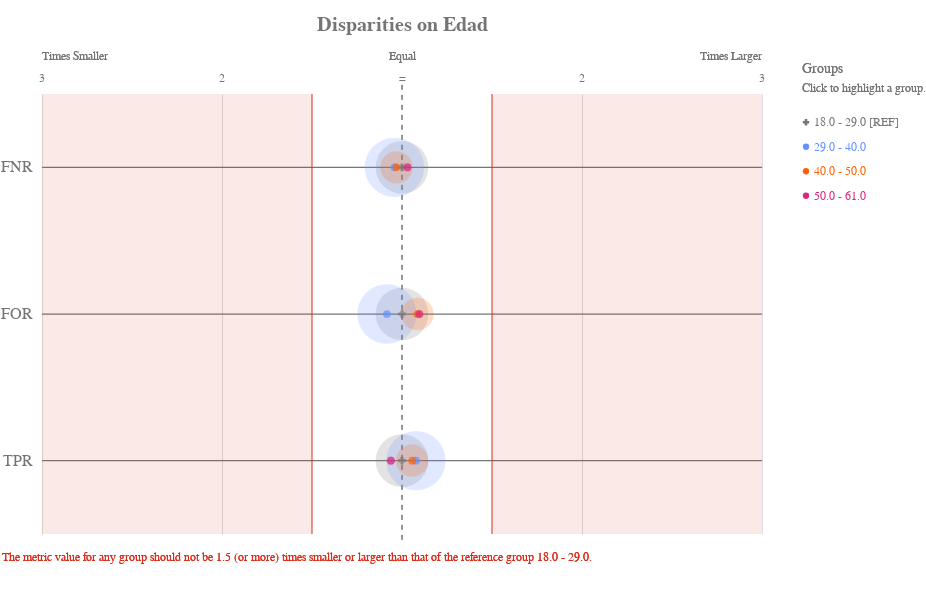

The cell this chart's notebook holds for it:
### Code cell
ap.disparity(grupo_definido, metrics, 'edad', fairness_threshold = disparity_tolerance)

### Figure 1 — Vega-Lite specification as saved in the notebook (floating-point values rounded to 4 significant figures)
{"config": {"view": {"continuousWidth": 400, "continuousHeight": 300, "strokeWidth": 0}, "axisLeft": {"labelColor": "rgb(117,117,117)", "labelFont": "Arial", "labelFontSize": 16}, "title": {"align": "center", "baseline": "middle", "color": "rgb(117,117,117)", "font": "Arial", "fontSize": 20, "fontWeight": "bold"}}, "layer": [{"data": {"name": "data-f13954335fe7cb3d572699dbbbe0ffdc"}, "mark": {"type": "rule", "stroke": "rgb(117,117,117)", "strokeWidth": 1.25, "tooltip": ""}, "encoding": {"x": {"type": "quantitative", "field": "x", "scale": {"domain": [-2, 2], "range": [40.0, 760.0]}}, "x2": {"field": "x2"}, "y": {"type": "nominal", "axis": {"domain": false, "labelAngle": 0, "labelPadding": -30, "orient": "left", "ticks": false, "title": ""}, "field": "metric", "scale": {"domain": ["FNR", "FOR", "TPR"], "range": [55.0, 495.0]}}}}, {"data": {"name": "data-79dd248bdaa0ea02c535240e8ad022c8"}, "mark": {"type": "rule", "stroke": "rgb(117,117,117)", "strokeDash": [5, 5], "strokeWidth": 1}, "encoding": {"tooltip": {"value": "18.0 - 29.0 [REF]"}, "x": {"value": 400.0}, "y": {"value": 45.83}, "y2": {"value": 504.2}}}, {"data": {"name": "data-c233327f4cd9b4c2df31bf8015c83e4a"}, "mark": {"type": "text", "align": "center", "color": "rgb(117,117,117)", "font": "Arial", "fontSize": 12, "fontWeight": "normal", "tooltip": ""}, "encoding": {"text": {"type": "nominal", "field": "label"}, "x": {"type": "quantitative", "field": "value", "scale": {"domain": [-2, 2], "range": [40.0, 760.0]}}, "y": {"value": 38.5}}}, {"layer": [{"mark": {"type": "text", "align": "left", "fill": "rgb(117,117,117)", "font": "Arial", "fontSize": 12, "fontWeight": "normal", "tooltip": ""}, "encoding": {"text": {"value": "Times Smaller"}, "x": {"value": 40.0}, "y": {"value": 16.5}}}, {"mark": {"type": "text", "align": "right", "fill": "rgb(117,117,117)", "font": "Arial", "fontSize": 12, "fontWeight": "normal", "tooltip": ""}, "encoding": {"text": {"value": "Times Larger"}, "x": {"value": 760.0}, "y": {"value": 16.5}}}, {"mark": {"type": "text", "align": "center", "fill": "rgb(117,117,117)", "font": "Arial", "fontSize": 12, "fontWeight": "normal", "tooltip": ""}, "encoding": {"text": {"value": "Equal"}, "x": {"value": 400.0}, "y": {"value": 16.5}}}], "data": {"name": "data-79dd248bdaa0ea02c535240e8ad022c8"}}, {"layer": [{"mark": {"type": "rule", "opacity": 0.8, "stroke": "rgb(217, 46, 28)", "strokeWidth": 1.25, "tooltip": ""}, "encoding": {"x": {"type": "quantitative", "field": "min", "scale": {"domain": [-2, 2], "range": [40.0, 760.0]}}, "y": {"value": 55.0}, "y2": {"value": 495.0}}}, {"mark": {"type": "rule", "opacity": 0.8, "stroke": "rgb(217, 46, 28)", "strokeWidth": 1.25, "tooltip": ""}, "encoding": {"x": {"type": "quantitative", "field": "max", "scale": {"domain": [-2, 2], "range": [40.0, 760.0]}}, "y": {"value": 55.0}, "y2": {"value": 495.0}}}, {"layer": [{"mark": {"type": "rect", "fill": "rgb(217, 46, 28)", "opacity": 0.1, "tooltip": ""}, "encoding": {"x": {"type": "quantitative", "field": "min", "scale": {"domain": [-2, 2], "range": [40.0, 760.0]}}, "x2": {"field": "lower_end"}, "y": {"value": 55.0}, "y2": {"value": 495.0}}}, {"mark": {"type": "rect", "fill": "rgb(217, 46, 28)", "opacity": 0.1, "tooltip": ""}, "encoding": {"x": {"type": "quantitative", "field": "max", "scale": {"domain": [-2, 2], "range": [40.0, 760.0]}}, "x2": {"field": "upper_end"}, "y": {"value": 55.0}, "y2": {"value": 495.0}}}]}, {"data": {"name": "data-79dd248bdaa0ea02c535240e8ad022c8"}, "mark": {"type": "text", "align": "left", "baseline": "top", "fill": "rgb(217, 46, 28)", "font": "Arial", "fontSize": 12, "fontWeight": "normal", "tooltip": ""}, "encoding": {"text": {"value": "The metric value for any group should not be 1.5 (or more) times smaller or larger than that of the reference group 18.0 - 29.0."}, "x": {"value": 0}, "y": {"value": 513.3}}}], "data": {"name": "data-11d5890412809b582c0a6b685ba430ea"}}, {"layer": [{"mark": "circle"}, {"data": {"name": "data-4b2afb91ffead74f0e2f16fba9d7c9ae"}, "mark": {"type": "circle", "opacity": 0.2}, "encoding": {"color": {"condition": {"type": "nominal", "field": "attribute_value", "legend": null, "scale": {"domain": ["18.0 - 29.0", "29.0 - 40.0", "40.0 - 50.0", "50.0 - 61.0"], "range": ["rgb(117,117,117)", "rgb(100, 143, 255)", "rgb(254, 97, 0)", "rgb(220, 38, 127)", "rgb(255, 176, 0)", "rgb(120, 94, 240)"]}, "selection": "selector033"}, "value": "rgb(224,224,224)"}, "size": {"type": "quantitative", "field": "group_size", "legend": null, "scale": {"domain": [0, 6820.0], "range": [0, 4224.0]}}, "tooltip": [{"type": "nominal", "field": "attribute_value", "title": "Group"}, {"type": "nominal", "field": "tooltip_group_size", "title": "Group Size"}, {"type": "nominal", "field": "tooltip_disparity_explanation_fnr", "title": "Disparity"}, {"type": "quantitative", "field": "fnr", "format": ".2f", "title": "FNR"}], "x": {"type": "quantitative", "axis": {"domain": false, "labels": false, "ticks": false, "title": null, "values": [1, 2, -2, -1]}, "field": "fnr_disparity_scaled", "scale": {"domain": [-2, 2], "range": [40.0, 760.0]}}, "y": {"type": "nominal", "axis": {"domain": false, "grid": false, "labels": false, "ticks": false, "title": " "}, "field": "metric_variable", "scale": {"domain": ["FNR", "FOR", "TPR"], "range": [55.0, 495.0]}}}, "selection": {"selector035": {"type": "multi", "empty": "all", "fields": ["attribute_value"]}}, "transform": [{"calculate": "'FNR'", "as": "metric_variable"}]}, {"data": {"name": "data-4b2afb91ffead74f0e2f16fba9d7c9ae"}, "mark": {"type": "circle", "opacity": 0.2}, "encoding": {"color": {"condition": {"type": "nominal", "field": "attribute_value", "legend": null, "scale": {"domain": ["18.0 - 29.0", "29.0 - 40.0", "40.0 - 50.0", "50.0 - 61.0"], "range": ["rgb(117,117,117)", "rgb(100, 143, 255)", "rgb(254, 97, 0)", "rgb(220, 38, 127)", "rgb(255, 176, 0)", "rgb(120, 94, 240)"]}, "selection": "selector033"}, "value": "rgb(224,224,224)"}, "size": {"type": "quantitative", "field": "group_size", "legend": null, "scale": {"domain": [0, 6820.0], "range": [0, 4224.0]}}, "tooltip": [{"type": "nominal", "field": "attribute_value", "title": "Group"}, {"type": "nominal", "field": "tooltip_group_size", "title": "Group Size"}, {"type": "nominal", "field": "tooltip_disparity_explanation_for", "title": "Disparity"}, {"type": "quantitative", "field": "for", "format": ".2f", "title": "FOR"}], "x": {"type": "quantitative", "axis": {"domain": false, "labels": false, "ticks": false, "title": null, "values": [1, 2, -2, -1]}, "field": "for_disparity_scaled", "scale": {"domain": [-2, 2], "range": [40.0, 760.0]}}, "y": {"type": "nominal", "axis": {"domain": false, "grid": false, "labels": false, "ticks": false, "title": " "}, "field": "metric_variable", "scale": {"domain": ["FNR", "FOR", "TPR"], "range": [55.0, 495.0]}}}, "selection": {"selector037": {"type": "multi", "empty": "all", "fields": ["attribute_value"]}}, "transform": [{"calculate": "'FOR'", "as": "metric_variable"}]}, {"data": {"name": "data-4b2afb91ffead74f0e2f16fba9d7c9ae"}, "mark": {"type": "circle", "opacity": 0.2}, "encoding": {"color": {"condition": {"type": "nominal", "field": "attribute_value", "legend": null, "scale": {"domain": ["18.0 - 29.0", "29.0 - 40.0", "40.0 - 50.0", "50.0 - 61.0"], "range": ["rgb(117,117,117)", "rgb(100, 143, 255)", "rgb(254, 97, 0)", "rgb(220, 38, 127)", "rgb(255, 176, 0)", "rgb(120, 94, 240)"]}, "selection": "selector033"}, "value": "rgb(224,224,224)"}, "size": {"type": "quantitative", "field": "group_size", "legend": null, "scale": {"domain": [0, 6820.0], "range": [0, 4224.0]}}, "tooltip": [{"type": "nominal", "field": "attribute_value", "title": "Group"}, {"type": "nominal", "field": "tooltip_group_size", "title": "Group Size"}, {"type": "nominal", "field": "tooltip_disparity_explanation_tpr", "title": "Disparity"}, {"type": "quantitative", "field": "tpr", "format": ".2f", "title": "TPR"}], "x": {"type": "quantitative", "axis": {"domain": false, "labels": false, "ticks": false, "title": null, "values": [1, 2, -2, -1]}, "field": "tpr_disparity_scaled", "scale": {"domain": [-2, 2], "range": [40.0, 760.0]}}, "y": {"type": "nominal", "axis": {"domain": false, "grid": false, "labels": false, "ticks": false, "title": " "}, "field": "metric_variable", "scale": {"domain": ["FNR", "FOR", "TPR"], "range": [55.0, 495.0]}}}, "selection": {"selector039": {"type": "multi", "empty": "all", "fields": ["attribute_value"]}}, "transform": [{"calculate": "'TPR'", "as": "metric_variable"}]}, {"layer": [{"mark": "point"}, {"data": {"name": "data-4b2afb91ffead74f0e2f16fba9d7c9ae"}, "mark": {"type": "point", "filled": true, "size": 60}, "encoding": {"color": {"condition": {"type": "nominal", "field": "attribute_value", "legend": null, "scale": {"domain": ["18.0 - 29.0", "29.0 - 40.0", "40.0 - 50.0", "50.0 - 61.0"], "range": ["rgb(117,117,117)", "rgb(100, 143, 255)", "rgb(254, 97, 0)", "rgb(220, 38, 127)", "rgb(255, 176, 0)", "rgb(120, 94, 240)"]}, "selection": "selector033"}, "value": "rgb(224,224,224)"}, "shape": {"type": "nominal", "field": "attribute_value", "legend": null, "scale": {"domain": ["18.0 - 29.0", "29.0 - 40.0", "40.0 - 50.0", "50.0 - 61.0"], "range": ["cross", "circle", "circle", "circle"]}}, "tooltip": [{"type": "nominal", "field": "attribute_value", "title": "Group"}, {"type": "nominal", "field": "tooltip_group_size", "title": "Group Size"}, {"type": "nominal", "field": "tooltip_disparity_explanation_fnr", "title": "Disparity"}, {"type": "quantitative", "field": "fnr", "format": ".2f", "title": "FNR"}], "x": {"type": "quantitative", "axis": {"domain": false, "labels": false, "ticks": false, "title": null, "values": [1, 2, -2, -1]}, "field": "fnr_disparity_scaled", "scale": {"domain": [-2, 2], "range": [40.0, 760.0]}}, "y": {"type": "nominal", "axis": {"domain": false, "grid": false, "labels": false, "ticks": false, "title": " "}, "field": "metric_variable", "scale": {"domain": ["FNR", "FOR", "TPR"], "range": [55.0, 495.0]}}}, "selection": {"selector034": {"type": "multi", "empty": "all", "fields": ["attribute_value"]}}, "transform": [{"calculate": "'FNR'", "as": "metric_variable"}]}, {"data": {"name": "data-4b2afb91ffead74f0e2f16fba9d7c9ae"}, "mark": {"type": "point", "filled": true, "size": 60}, "encoding": {"color": {"condition": {"type": "nominal", "field": "attribute_value", "legend": null, "scale": {"domain": ["18.0 - 29.0", "29.0 - 40.0", "40.0 - 50.0", "50.0 - 61.0"], "range": ["rgb(117,117,117)", "rgb(100, 143, 255)", "rgb(254, 97, 0)", "rgb(220, 38, 127)", "rgb(255, 176, 0)", "rgb(120, 94, 240)"]}, "selection": "selector033"}, "value": "rgb(224,224,224)"}, "shape": {"type": "nominal", "field": "attribute_value", "legend": null, "scale": {"domain": ["18.0 - 29.0", "29.0 - 40.0", "40.0 - 50.0", "50.0 - 61.0"], "range": ["cross", "circle", "circle", "circle"]}}, "tooltip": [{"type": "nominal", "field": "attribute_value", "title": "Group"}, {"type": "nominal", "field": "tooltip_group_size", "title": "Group Size"}, {"type": "nominal", "field": "tooltip_disparity_explanation_for", "title": "Disparity"}, {"type": "quantitative", "field": "for", "format": ".2f", "title": "FOR"}], "x": {"type": "quantitative", "axis": {"domain": false, "labels": false, "ticks": false, "title": null, "values": [1, 2, -2, -1]}, "field": "for_disparity_scaled", "scale": {"domain": [-2, 2], "range": [40.0, 760.0]}}, "y": {"type": "nominal", "axis": {"domain": false, "grid": false, "labels": false, "ticks": false, "title": " "}, "field": "metric_variable", "scale": {"domain": ["FNR", "FOR", "TPR"], "range": [55.0, 495.0]}}}, "selection": {"selector036": {"type": "multi", "empty": "all", "fields": ["attribute_value"]}}, "transform": [{"calculate": "'FOR'", "as": "metric_variable"}]}, {"data": {"name": "data-4b2afb91ffead74f0e2f16fba9d7c9ae"}, "mark": {"type": "point", "filled": true, "size": 60}, "encoding": {"color": {"condition": {"type": "nominal", "field": "attribute_value", "legend": null, "scale": {"domain": ["18.0 - 29.0", "29.0 - 40.0", "40.0 - 50.0", "50.0 - 61.0"], "range": ["rgb(117,117,117)", "rgb(100, 143, 255)", "rgb(254, 97, 0)", "rgb(220, 38, 127)", "rgb(255, 176, 0)", "rgb(120, 94, 240)"]}, "selection": "selector033"}, "value": "rgb(224,224,224)"}, "shape": {"type": "nominal", "field": "attribute_value", "legend": null, "scale": {"domain": ["18.0 - 29.0", "29.0 - 40.0", "40.0 - 50.0", "50.0 - 61.0"], "range": ["cross", "circle", "circle", "circle"]}}, "tooltip": [{"type": "nominal", "field": "attribute_value", "title": "Group"}, {"type": "nominal", "field": "tooltip_group_size", "title": "Group Size"}, {"type": "nominal", "field": "tooltip_disparity_explanation_tpr", "title": "Disparity"}, {"type": "quantitative", "field": "tpr", "format": ".2f", "title": "TPR"}], "x": {"type": "quantitative", "axis": {"domain": false, "labels": false, "ticks": false, "title": null, "values": [1, 2, -2, -1]}, "field": "tpr_disparity_scaled", "scale": {"domain": [-2, 2], "range": [40.0, 760.0]}}, "y": {"type": "nominal", "axis": {"domain": false, "grid": false, "labels": false, "ticks": false, "title": " "}, "field": "metric_variable", "scale": {"domain": ["FNR", "FOR", "TPR"], "range": [55.0, 495.0]}}}, "selection": {"selector038": {"type": "multi", "empty": "all", "fields": ["attribute_value"]}}, "transform": [{"calculate": "'TPR'", "as": "metric_variable"}]}]}]}, {"layer": [{"mark": {"type": "point", "filled": true, "opacity": 1, "size": 39.48}, "encoding": {"color": {"condition": {"type": "nominal", "field": "attribute_value", "legend": null, "scale": {"domain": ["18.0 - 29.0", "29.0 - 40.0", "40.0 - 50.0", "50.0 - 61.0"], "range": ["rgb(117,117,117)", "rgb(100, 143, 255)", "rgb(254, 97, 0)", "rgb(220, 38, 127)", "rgb(255, 176, 0)", "rgb(120, 94, 240)"]}, "selection": "selector033"}, "value": "rgb(224,224,224)"}, "shape": {"type": "nominal", "field": "attribute_value", "legend": null, "scale": {"domain": ["18.0 - 29.0", "29.0 - 40.0", "40.0 - 50.0", "50.0 - 61.0"], "range": ["cross", "circle", "circle", "circle"]}}, "x": {"value": 804}, "y": {"type": "nominal", "axis": {"domain": false, "grid": false, "labels": false, "ticks": false, "title": " "}, "field": "attribute_value", "scale": {"domain": ["18.0 - 29.0", "29.0 - 40.0", "40.0 - 50.0", "50.0 - 61.0"], "range": [71, 169]}}}, "selection": {"selector033": {"type": "multi", "empty": "all", "fields": ["attribute_value"]}}}, {"mark": {"type": "text", "align": "left", "baseline": "middle", "font": "Arial", "fontSize": 12, "fontWeight": "normal"}, "encoding": {"color": {"condition": {"type": "nominal", "field": "attribute_value", "legend": null, "scale": {"domain": ["18.0 - 29.0", "29.0 - 40.0", "40.0 - 50.0", "50.0 - 61.0"], "range": ["rgb(117,117,117)", "rgb(100, 143, 255)", "rgb(254, 97, 0)", "rgb(220, 38, 127)", "rgb(255, 176, 0)", "rgb(120, 94, 240)"]}, "selection": "selector033"}, "value": "rgb(224,224,224)"}, "text": {"type": "nominal", "field": "label"}, "x": {"value": 812}, "y": {"type": "nominal", "axis": {"domain": false, "grid": false, "labels": false, "ticks": false, "title": " "}, "field": "attribute_value", "scale": {"domain": ["18.0 - 29.0", "29.0 - 40.0", "40.0 - 50.0", "50.0 - 61.0"], "range": [71, 169]}}}, "selection": {"selector040": {"type": "multi", "empty": "all", "fields": ["attribute_value"]}}}, {"data": {"name": "data-79dd248bdaa0ea02c535240e8ad022c8"}, "mark": {"type": "text", "align": "left", "baseline": "middle", "color": "rgb(117,117,117)", "font": "Arial", "fontSize": 12, "fontWeight": "normal"}, "encoding": {"text": {"value": "Click to highlight a group."}, "x": {"value": 800}, "y": {"value": 49}}}, {"data": {"name": "data-79dd248bdaa0ea02c535240e8ad022c8"}, "mark": {"type": "text", "align": "left", "baseline": "middle", "color": "rgb(117,117,117)", "font": "Arial", "fontSize": 14, "fontWeight": "normal"}, "encoding": {"text": {"value": "Groups"}, "x": {"value": 800}, "y": {"value": 30}}}], "data": {"name": "data-e97adbea671c6fc913c7ae310f1e278a"}}], "height": 550, "padding": {"top": 15, "bottom": 10}, "resolve": {"scale": {"size": "independent", "y": "independent"}}, "title": "Disparities on Edad", "width": 800, "$schema": "https://vega.github.io/schema/vega-lite/v4.8.1.json", "datasets": {"data-f13954335fe7cb3d572699dbbbe0ffdc": [{"metric": "FNR", "x": -2, "x2": 2}, {"metric": "FOR", "x": -2, "x2": 2}, {"metric": "TPR", "x": -2, "x2": 2}], "data-79dd248bdaa0ea02c535240e8ad022c8": [{"a": 1, "b": 0}, {"a": 1, "b": 0}], "data-c233327f4cd9b4c2df31bf8015c83e4a": [{"value": 1, "label": 2}, {"value": 2, "label": 3}, {"value": -2, "label": 3}, {"value": -1, "label": 2}, {"value": 0, "label": "="}], "data-11d5890412809b582c0a6b685ba430ea": [{"min": -0.5, "max": 0.5, "lower_end": -2, "upper_end": 2}], "data-4b2afb91ffead74f0e2f16fba9d7c9ae": [{"attribute_name": "edad", "attribute_value": "18.0 - 29.0", "group_size": 4490, "total_entities": 11987, "fnr": 0.6565, "for": 0.2208, "tpr": 0.3435, "fnr_disparity": 1.0, "for_disparity": 1.0, "tpr_disparity": 1.0, "fnr_disparity_scaled": 0.0, "for_disparity_scaled": 0.0, "tpr_disparity_scaled": 0.0, "tooltip_group_size": "4,490 (37.46%)", "tooltip_disparity_explanation_fnr": "Reference group", "tooltip_disparity_explanation_for": "Reference group", "tooltip_disparity_explanation_tpr": "Reference group"}, {"attribute_name": "edad", "attribute_value": "29.0 - 40.0", "group_size": 5683, "total_entities": 11987, "fnr": 0.63, "for": 0.2038, "tpr": 0.37, "fnr_disparity": 0.9596, "for_disparity": 0.9227, "tpr_disparity": 1.077, "fnr_disparity_scaled": -0.04214, "for_disparity_scaled": -0.08373, "tpr_disparity_scaled": 0.07729, "tooltip_group_size": "5,683 (47.41%)", "tooltip_disparity_explanation_fnr": "1.04 times smaller FNR than the reference group", "tooltip_disparity_explanation_for": "1.08 times smaller FOR than the reference group", "tooltip_disparity_explanation_tpr": "1.08 times larger TPR than the reference group"}, {"attribute_name": "edad", "attribute_value": "40.0 - 50.0", "group_size": 1693, "total_entities": 11987, "fnr": 0.6371, "for": 0.2398, "tpr": 0.3629, "fnr_disparity": 0.9704, "for_disparity": 1.086, "tpr_disparity": 1.057, "fnr_disparity_scaled": -0.03048, "for_disparity_scaled": 0.08581, "tpr_disparity_scaled": 0.05654, "tooltip_group_size": "1,693 (14.12%)", "tooltip_disparity_explanation_fnr": "1.03 times smaller FNR than the reference group", "tooltip_disparity_explanation_for": "1.09 times larger FOR than the reference group", "tooltip_disparity_explanation_tpr": "1.06 times larger TPR than the reference group"}, {"attribute_name": "edad", "attribute_value": "50.0 - 61.0", "group_size": 121, "total_entities": 11987, "fnr": 0.6765, "for": 0.2421, "tpr": 0.3235, "fnr_disparity": 1.03, "for_disparity": 1.096, "tpr_disparity": 0.9419, "fnr_disparity_scaled": 0.03042, "for_disparity_scaled": 0.09628, "tpr_disparity_scaled": -0.06172, "tooltip_group_size": "121 (1.01%)", "tooltip_disparity_explanation_fnr": "1.03 times larger FNR than the reference group", "tooltip_disparity_explanation_for": "1.10 times larger FOR than the reference group", "tooltip_disparity_explanation_tpr": "1.06 times smaller TPR than the reference group"}], "data-e97adbea671c6fc913c7ae310f1e278a": [{"attribute_value": "18.0 - 29.0", "label": "18.0 - 29.0 [REF]"}, {"attribute_value": "29.0 - 40.0", "label": "29.0 - 40.0"}, {"attribute_value": "40.0 - 50.0", "label": "40.0 - 50.0"}, {"attribute_value": "50.0 - 61.0", "label": "50.0 - 61.0"}]}}
